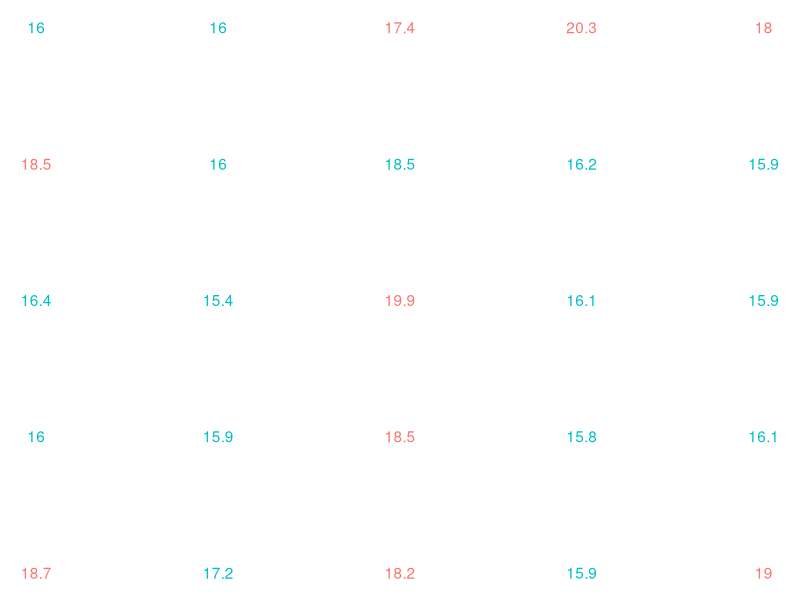
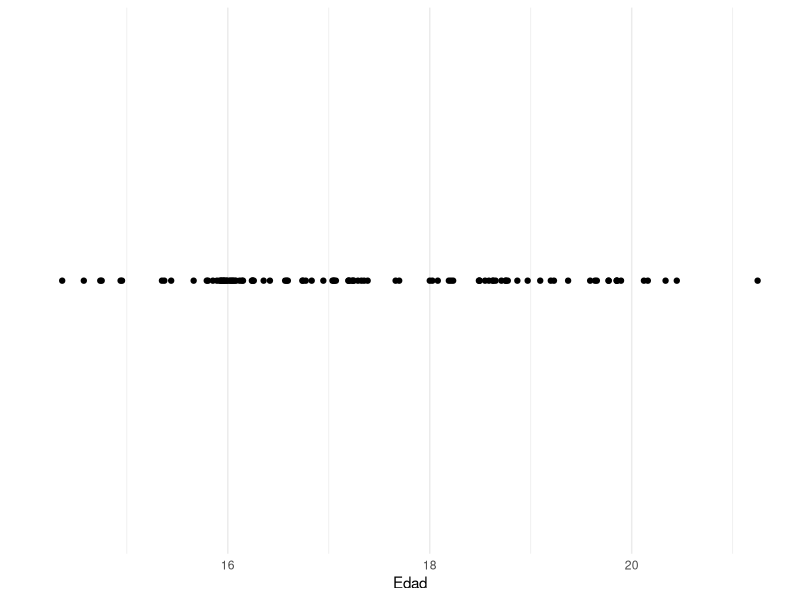
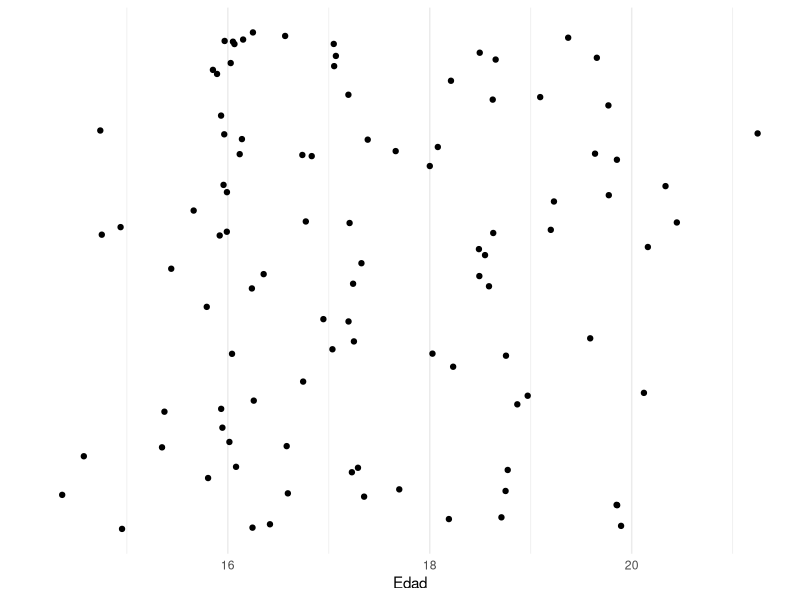
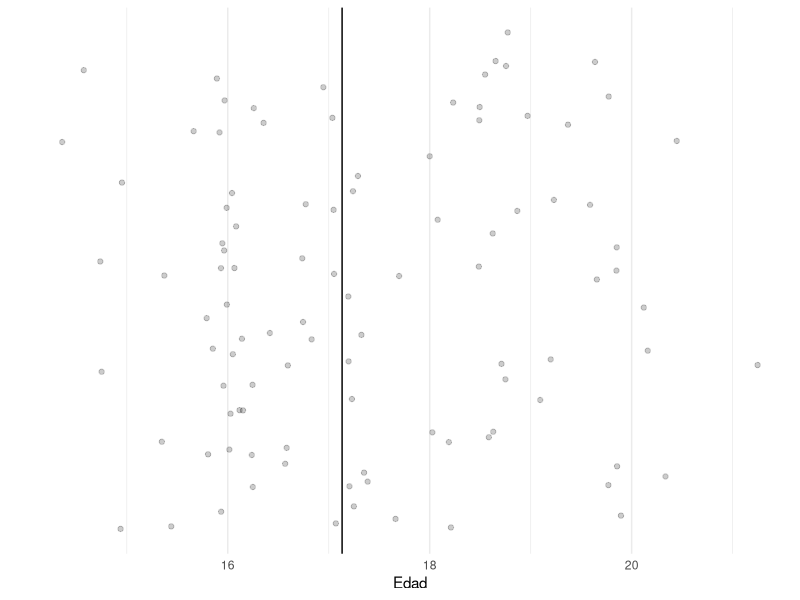
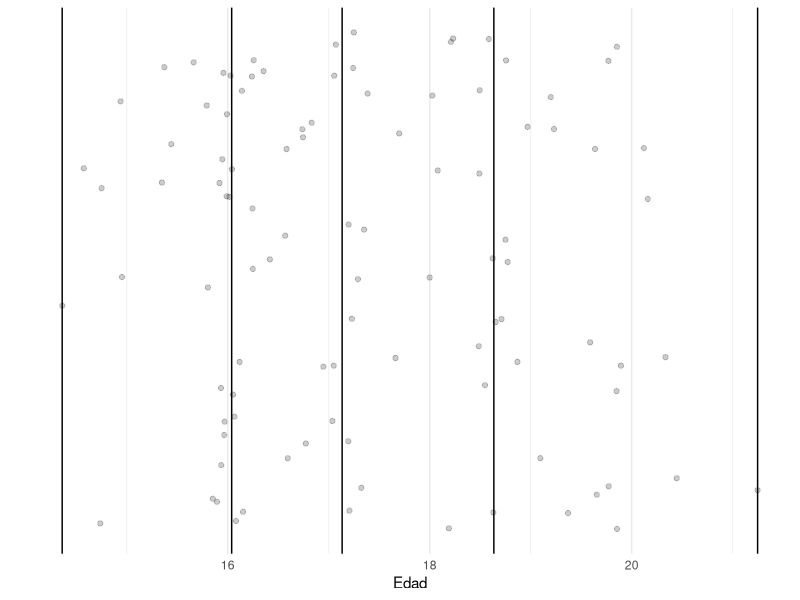
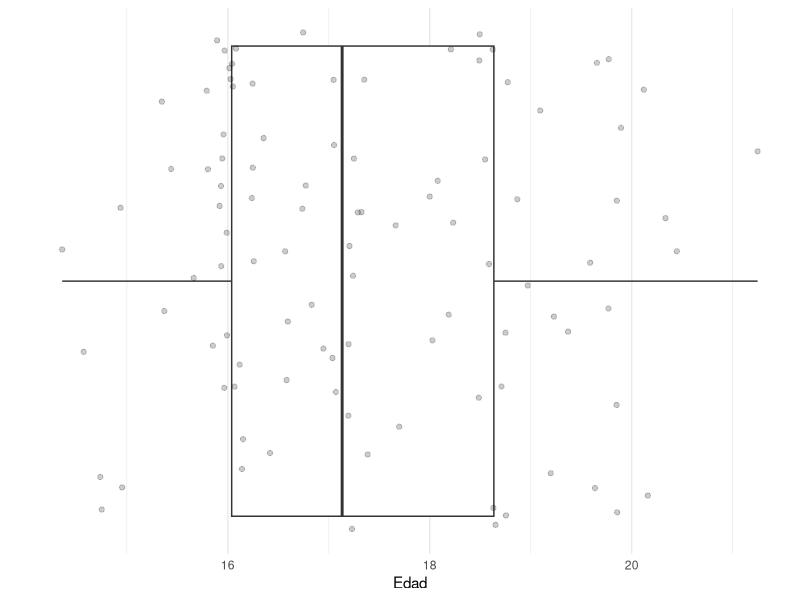
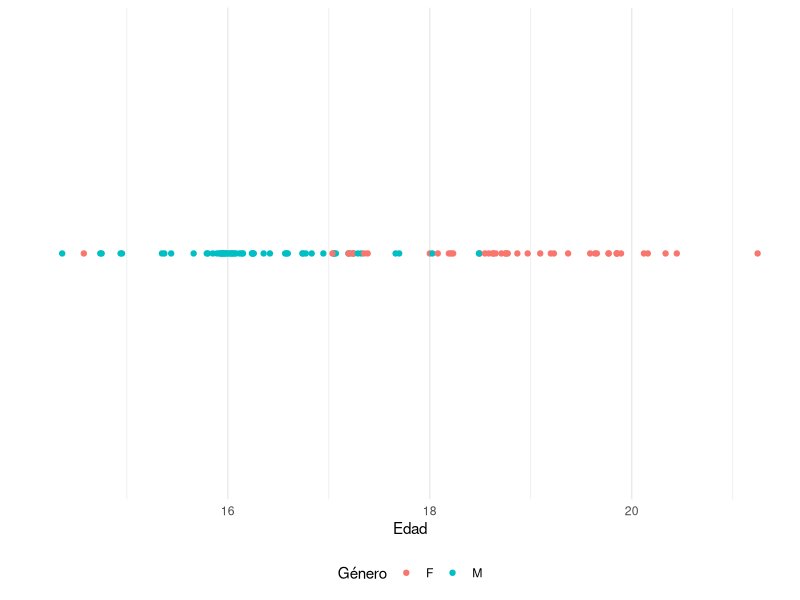
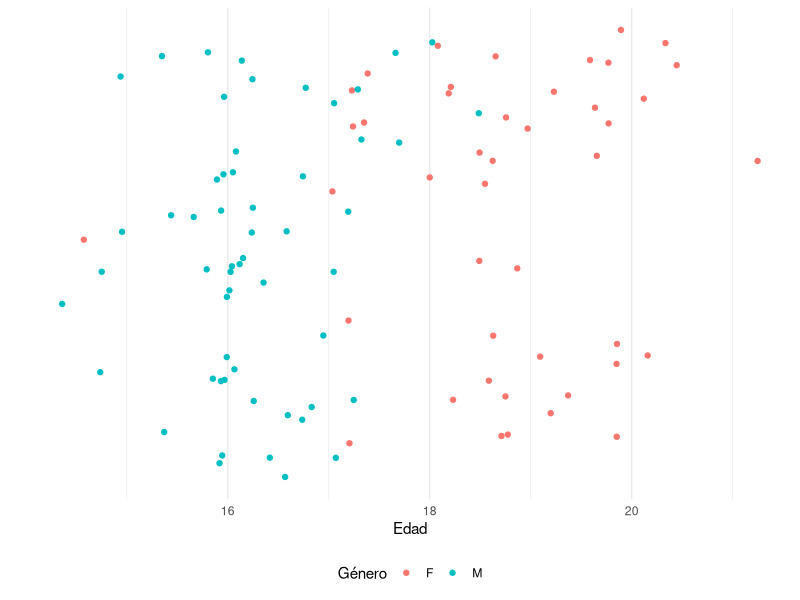

Recreate these plots in R, in order.
## ---- chunk 1
## antecedentes

library("ggplot2")
library("dplyr")
library("knitr")

opts_chunk$set(echo=FALSE, message=FALSE, results='markup', warning=FALSE, fig.show = "asis", fig.height = 3, fig.width = 8)


theme_set(theme_minimal())


## ---- chunk 2
tibble(
  genero = sample(c("M", "F"), 100, replace = TRUE),
  edad = rnorm(100, 0, 1) + if_else(genero == "M", 16.5, 18.5)
) -> tb_data_inventada

tb_data_inventada %>% head(25) %>% 
  mutate(edad = round(edad, 1), X = rep(1:5, each = 5), Y = rep(1:5, 5)) %>% 
  ggplot +
  aes(label = edad, colour = genero, x = X, y = Y) +
  geom_text() +
  scale_color_discrete(guide = NULL) +
  theme_void()

## ---- chunk 3

tb_data_inventada %>% 
  ggplot() +
  aes(x = edad, y = 1) +
  geom_point() +
  scale_y_continuous(breaks = NULL, name = "") +
  scale_x_continuous(name = "Edad") +
  theme_minimal()



## ---- chunk 4

tb_data_inventada %>% 
  ggplot() +
  aes(x = edad, y = 1) +
  geom_jitter() +
  scale_y_continuous(breaks = NULL, name = "") +
  scale_x_continuous(name = "Edad") +
  theme_minimal()



## ---- chunk 5

tb_data_inventada %>% 
  ggplot() +
  aes(x = edad, y = 1) +
  geom_vline(aes(xintercept = median(edad))) +
  geom_jitter(alpha = 0.2) +
  scale_y_continuous(breaks = NULL, name = "") +
  scale_x_continuous(name = "Edad") +
  theme_minimal()



## ---- chunk 6
tb_data_inventada %>% pull(edad) %>% quantile() -> q_edad

tb_data_inventada %>% 
  ggplot() +
  aes(x = edad, y = 1) +
  geom_vline(xintercept = q_edad) +
  geom_jitter(alpha = 0.2) +
  scale_y_continuous(breaks = NULL, name = "") +
  scale_x_continuous(name = "Edad") +
  theme_minimal()

## ---- chunk 7

tb_data_inventada %>% 
  ggplot() +
  aes(x = edad, y = 1) +
  geom_boxplot() +
  geom_jitter(alpha = 0.2) +
  scale_y_continuous(breaks = NULL, name = "") +
  scale_x_continuous(name = "Edad") +
  theme_minimal()



## ---- chunk 8

tb_data_inventada %>% 
  ggplot() +
  aes(x = edad, y = 1, colour = genero) +
  geom_point() +
  scale_y_continuous(breaks = NULL, name = "") +
  scale_x_continuous(name = "Edad") +
  scale_color_discrete(name = "Género") +
  theme_minimal() +
  theme(legend.position = "bottom")



## ---- chunk 9

tb_data_inventada %>% 
  ggplot() +
  aes(x = edad, y = 1, colour = genero) +
  geom_jitter() +
  scale_y_continuous(breaks = NULL, name = "") +
  scale_x_continuous(name = "Edad") +
  scale_color_discrete(name = "Género") +
  theme_minimal() +
  theme(legend.position = "bottom")



## ---- chunk 10

tb_data_inventada %>% 
  ggplot() +
  aes(x = edad, y = genero, colour = genero) +
  geom_jitter() +
  scale_y_discrete(name = "Género") +
  scale_x_continuous(name = "Edad") +
  scale_color_discrete(guide = NULL) +
  theme(legend.position = "bottom")



## ---- chunk 11

tb_data_inventada %>% 
  ggplot() +
  aes(x = edad, y = genero, colour = genero, fill = genero) +
  geom_boxplot(alpha = 0.2) +
  geom_jitter(alpha = 0.2) +
  scale_y_discrete(name = "Género") +
  scale_x_continuous(name = "Edad") +
  scale_color_discrete(guide = NULL) +
  scale_fill_discrete(guide = NULL) +
  theme(legend.position = "bottom")



